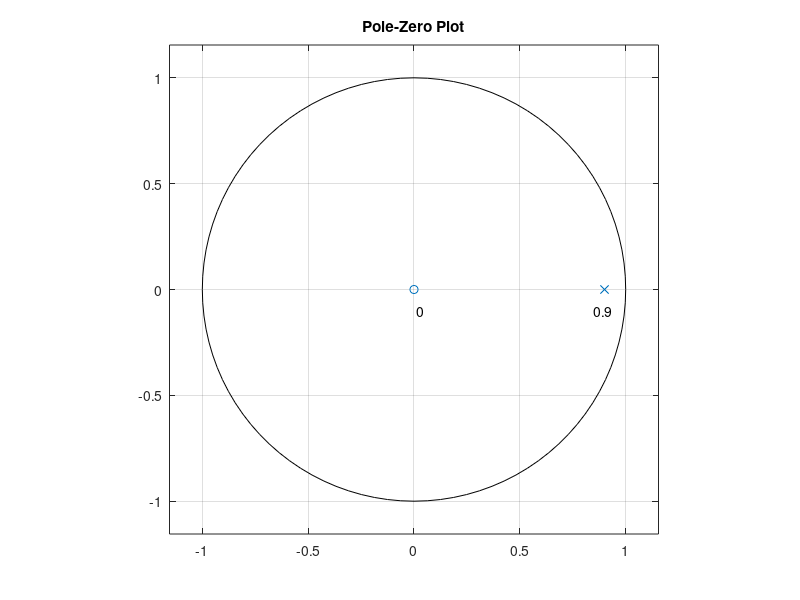

MATLAB code to generate this figure:
figure(5)
clf(5)
b=[1,0];
a=[1,-0.9];
zplane(b,a);
title('Pole-Zero Plot');
text(0.85,-0.1,'0.9');text(0.01,-0.1,'0');